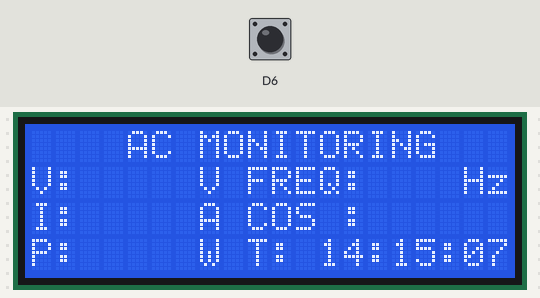
Simulated run of this sketch. Board: ESP8266 (NodeMCU). Parts: 20×4 character LCD. Inputs (shaded band) come from the test bench; at power-on: D6 HIGH. What the sketch prints to the serial monitor is not drawn.

Above: at 1.4 s.
1.5 s: D6 pulled LOW for 1 s
At 3.1 s:
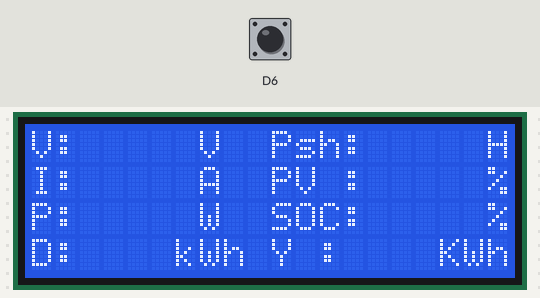
4.0 s: D6 pulled LOW for 0.15 s
At 5.2 s:
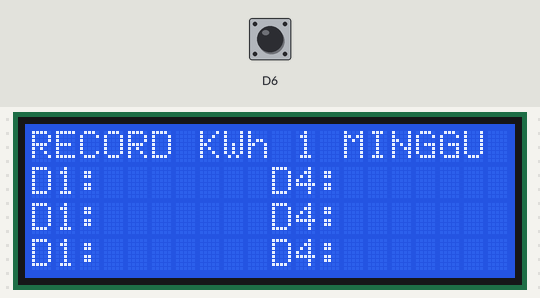
5.6 s: D6 pulled LOW for 3.2 s
At 6.65 s:
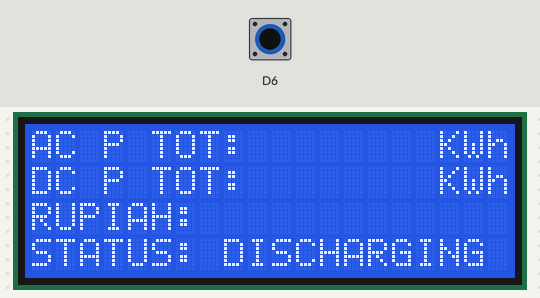
Timing chart, 0 to 8.6 s (numbered marks = the images above; inputs shaded):
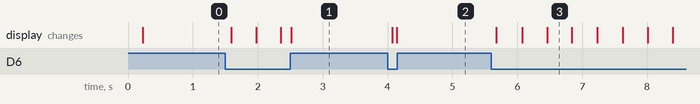

Measured:
- after the input at 1.5 s, the display: changes after 0.09 s (image 1)
- after the input at 4.0 s, the display: first changes after 0.08 s (image 2 shows a later state)
- after the input at 5.6 s, the display: first changes after 0.08 s (image 3 shows a later state)

The sketch:

LCD_TEST.ino
```cpp
//#include <PZEM004Tv30.h>
//#include <SoftwareSerial.h>
//#include <ModbusMaster.h>
#include <LiquidCrystal_I2C.h>
#include <Wire.h>

//#define MAX485_DE 16
//#define MAX485_RE 0

//PZEM004Tv30 pzem(13,15);
//ModbusMaster node;
//SoftwareSerial PZEMDC;
LiquidCrystal_I2C lcd(0x27,20,4);

//var AC sensor
float ACVoltage, ACCurrent,ACPower,ACFrequency,ACEnergy,cosPhi;

//var for DC
static uint8_t pzemSlaveAddr =0x01;
static uint16_t NewShuntAddr = 0x0000;
float DCVoltage,DCCurrent,DCPower,DCEnergy;

//var for reading
long int timer;

//var for page control
uint8_t page=1;

//void AC(){
//  ACVoltage = pzem.voltage();
//  ACCurrent = pzem.current();
//  ACPower= pzem.power();
//  ACFrequency= pzem.frequency();
//  ACEnergy= pzem.energy();
//  cosPhi= pzem.pf();
//
//  Serial.println("AC V = " + String(ACVoltage));
//  Serial.println("AC A = " + String(ACCurrent));
//  Serial.println("AC P = " + String(ACPower));
//  Serial.println("AC E = " + String(ACEnergy));
//  Serial.println("AC F = " + String(ACFrequency));
//  Serial.println("AC PF = " + String(cosPhi));
//}
//
//void preTransmission()                                                                                    /* transmission program when triggered*/
//{
//          digitalWrite(MAX485_RE, 1);                                                                     /* put RE Pin to high*/
//          digitalWrite(MAX485_DE, 1);                                                                     /* put DE Pin to high*/
//          delay(1);                                                                                       // When both RE and DE Pin are high, converter is allow to transmit communication
//}
//
//void postTransmission()                                                                                   /* Reception program when triggered*/
//{
//          delay(3);                                                                                       // When both RE and DE Pin are low, converter is allow to receive communication
//          digitalWrite(MAX485_RE, 0);                                                                     /* put RE Pin to low*/
//          digitalWrite(MAX485_DE, 0);                                                                     /* put DE Pin to low*/
//}
//
//void DC(){
//  uint8_t result;
//  result = node.readInputRegisters(0x0000,6);
//  if (result == node.ku8MBSuccess){
//    uint32_t tempDouble= 0x00000000;
//    DCVoltage = node.getResponseBuffer(0x0000) / 100.0;
//    DCCurrent = node.getResponseBuffer(0x0001) / 100.0;
//
//    tempDouble = (node.getResponseBuffer(0x0003) << 16) + node.getResponseBuffer(0x0002);
//    DCPower = tempDouble / 10.0;
//
//    tempDouble = (node.getResponseBuffer(0x0005) <<16) + node.getResponseBuffer(0x0004);
//    DCEnergy = tempDouble;
//  }
//
//  Serial.println("DC V = " + String(DCVoltage));
//  Serial.println("DC A = " + String(DCCurrent));
//  Serial.println("DC P = " + String(DCPower));
//  Serial.println("DC E = " + String(DCEnergy));
//
//}

void Halaman1(){
  lcd.setCursor(4,0);
  lcd.print("AC MONITORING");

  lcd.setCursor(0,1);
  lcd.print("V:     V FREQ:    Hz");


  lcd.setCursor(0,2);
  lcd.print("I:     A COS :");

  lcd.setCursor(0,3);
  lcd.print("P:     W T: 14:15:07");

}

void Halaman2(){
  lcd.setCursor(0,0);
  lcd.print("V:     V  Psh:     H");

  lcd.setCursor(0,1);
  lcd.print("I:     A  PV :     %");

  lcd.setCursor(0,2);
  lcd.print("P:     W  SOC:     %");

  lcd.setCursor(0,3);
  lcd.print("D:    kWh Y :    KWh");

}

void Halaman4(){
  lcd.setCursor(0,0);
  lcd.print("RECORD KWh 1 MINGGU");
  lcd.setCursor(0,1);
  lcd.print("D1:       D4:");
  lcd.setCursor(0,2);
  lcd.print("D1:       D4:");
  lcd.setCursor(0,3);
  lcd.print("D1:       D4:");

}

void Halaman3(){
  lcd.setCursor(0,0);
  lcd.print("AC P TOT:        KWh");
  lcd.setCursor(0,1);
  lcd.print("DC P TOT:        KWh");
  lcd.setCursor(0,2);
  lcd.print("RUPIAH:");
  lcd.setCursor(0,3);
  lcd.print("STATUS: DISCHARGING");

}

//void updateData(){
//
//}

void setup(){
  Serial.begin(9600);
  //PZEMDC.begin(9600,SWSERIAL_8N2,2,14);

  //pinMode(MAX485_RE,OUTPUT);
  //pinMode(MAX485_DE,OUTPUT);
  //digitalWrite(MAX485_RE,0);
  //digitalWrite(MAX485_DE,0);

  //node.preTransmission(preTransmission);
  //node.postTransmission(postTransmission);
  //node.begin(pzemSlaveAddr,PZEMDC);

  pinMode(12,INPUT_PULLUP);
  Wire.begin(D2,D1);
  lcd.init();
  lcd.backlight();
  lcd.clear();
  delay(100);
  Halaman1();
  timer=millis();
}

void loop (){
  if(digitalRead(12)==LOW){
    delay(10);
    if(digitalRead(12)==LOW){
      Serial.println("NEXT PAGE");
      page++;
      if(page>4){
        page=1;
      }
      lcd.clear();
      if(page==1){
        Halaman1();
      }
      else if(page==2){
        Halaman2();
      }
      else if(page==3){
        Halaman3();
      }
      else if(page==4){
        Halaman4();
      }
    }
  }
//  if(millis()-timer>=1000){
//    AC();
//    DC();
//  }
}
```
